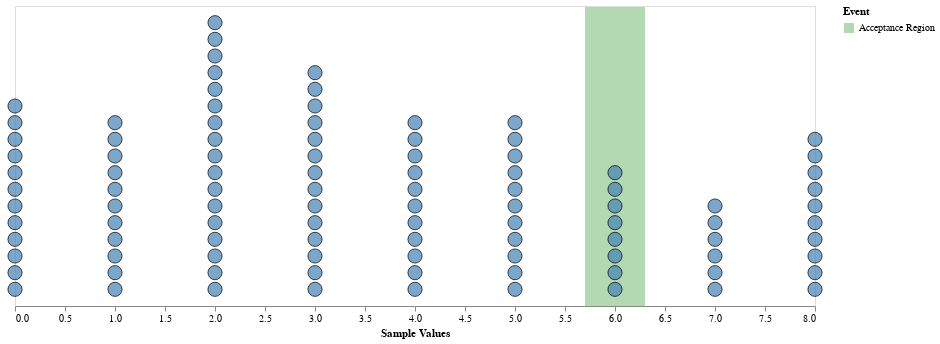

The notebook cell saved with this chart:
### Code cell
spec = [
@vlplot(width=800, height=300, view={stroke=nothing}) + 
@vlplot(
    data={values={"start"=5.7,"finish"=6.3, "Event"="Acceptance Region"}},
    mark={:rect, color=:green},
    x={"start:q",axis={title=""}},
    x2="finish:q",
    y={value=1,axis={ticks=false}},
    color={"Event:n",scale={range=["green"]}},
    opacity={value=0.3})+
@vlplot(
    data=df,
    mark={:circle,strokeWidth=1,stroke=:black,clip=false},
    size={value=200},
    color={value="#4682b4"},
    x={"x1:q",axis={title="Sample Values",grid=false}},
#     y={"x2:q",axis={title="count",ticks=false,grid=false}})
    y={"x2:q",axis=nothing})

]
# histog = @vlplot(data=df,:bar, x={:x1, bin=true}, y="count()")

### Figure 1 — Vega-Lite specification as saved in the notebook (floating-point values rounded to 4 significant figures)
{"vconcat": [{"height": 300, "layer": [{"data": {"values": {"Event": "Acceptance Region", "finish": 6.3, "start": 5.7}}, "encoding": {"color": {"field": "Event", "scale": {"range": ["green"]}, "type": "nominal"}, "opacity": {"value": 0.3}, "x": {"axis": {"title": ""}, "field": "start", "type": "quantitative"}, "x2": {"field": "finish", "type": "quantitative"}, "y": {"axis": {"ticks": false}, "value": 1}}, "mark": {"color": "green", "type": "rect"}}, {"data": {"values": [{"x1": 6, "x2": 1}, {"x1": 5, "x2": 1}, {"x1": 5, "x2": 2}, {"x1": 4, "x2": 1}, {"x1": 2, "x2": 1}, {"x1": 1, "x2": 1}, {"x1": 4, "x2": 2}, {"x1": 2, "x2": 2}, {"x1": 8, "x2": 1}, {"x1": 3, "x2": 1}, {"x1": 1, "x2": 2}, {"x1": 8, "x2": 2}, {"x1": 1, "x2": 3}, {"x1": 0, "x2": 1}, {"x1": 8, "x2": 3}, {"x1": 5, "x2": 3}, {"x1": 2, "x2": 3}, {"x1": 7, "x2": 1}, {"x1": 1, "x2": 4}, {"x1": 5, "x2": 4}, {"x1": 5, "x2": 5}, {"x1": 1, "x2": 5}, {"x1": 2, "x2": 4}, {"x1": 4, "x2": 3}, {"x1": 2, "x2": 5}, {"x1": 8, "x2": 4}, {"x1": 7, "x2": 2}, {"x1": 5, "x2": 6}, {"x1": 8, "x2": 5}, {"x1": 1, "x2": 6}, {"x1": 3, "x2": 2}, {"x1": 4, "x2": 4}, {"x1": 0, "x2": 2}, {"x1": 2, "x2": 6}, {"x1": 2, "x2": 7}, {"x1": 0, "x2": 3}, {"x1": 3, "x2": 3}, {"x1": 0, "x2": 4}, {"x1": 1, "x2": 7}, {"x1": 3, "x2": 4}, {"x1": 7, "x2": 3}, {"x1": 2, "x2": 8}, {"x1": 1, "x2": 8}, {"x1": 2, "x2": 9}, {"x1": 1, "x2": 9}, {"x1": 6, "x2": 2}, {"x1": 3, "x2": 5}, {"x1": 4, "x2": 5}, {"x1": 2, "x2": 10}, {"x1": 0, "x2": 5}, {"x1": 4, "x2": 6}, {"x1": 5, "x2": 7}, {"x1": 7, "x2": 4}, {"x1": 4, "x2": 7}, {"x1": 0, "x2": 6}, {"x1": 2, "x2": 11}, {"x1": 6, "x2": 3}, {"x1": 8, "x2": 6}, {"x1": 7, "x2": 5}, {"x1": 5, "x2": 8}, {"x1": 4, "x2": 8}, {"x1": 4, "x2": 9}, {"x1": 5, "x2": 9}, {"x1": 2, "x2": 12}, {"x1": 0, "x2": 7}, {"x1": 6, "x2": 4}, {"x1": 0, "x2": 8}, {"x1": 3, "x2": 6}, {"x1": 3, "x2": 7}, {"x1": 3, "x2": 8}, {"x1": 8, "x2": 7}, {"x1": 4, "x2": 10}, {"x1": 7, "x2": 6}, {"x1": 5, "x2": 10}, {"x1": 6, "x2": 5}, {"x1": 2, "x2": 13}, {"x1": 3, "x2": 9}, {"x1": 0, "x2": 9}, {"x1": 4, "x2": 11}, {"x1": 3, "x2": 10}, {"x1": 3, "x2": 11}, {"x1": 8, "x2": 8}, {"x1": 8, "x2": 9}, {"x1": 0, "x2": 10}, {"x1": 0, "x2": 11}, {"x1": 8, "x2": 10}, {"x1": 6, "x2": 6}, {"x1": 6, "x2": 7}, {"x1": 6, "x2": 8}, {"x1": 2, "x2": 14}, {"x1": 3, "x2": 12}, {"x1": 2, "x2": 15}, {"x1": 2, "x2": 16}, {"x1": 1, "x2": 10}, {"x1": 5, "x2": 11}, {"x1": 3, "x2": 13}, {"x1": 3, "x2": 14}, {"x1": 0, "x2": 12}, {"x1": 2, "x2": 17}, {"x1": 1, "x2": 11}]}, "encoding": {"color": {"value": "#4682b4"}, "size": {"value": 200}, "x": {"axis": {"grid": false, "title": "Sample Values"}, "field": "x1", "type": "quantitative"}, "y": {"axis": null, "field": "x2", "type": "quantitative"}}, "mark": {"clip": false, "stroke": "black", "strokeWidth": 1, "type": "circle"}}], "width": 800}]}
